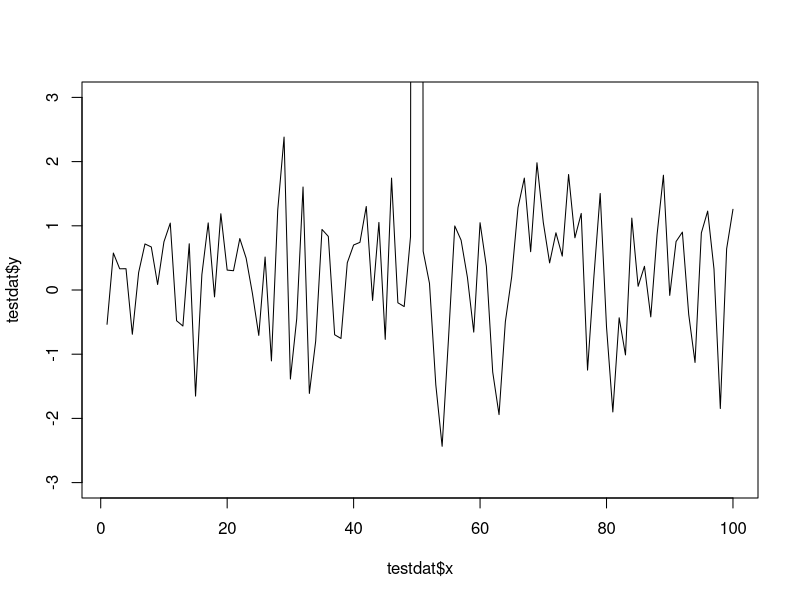
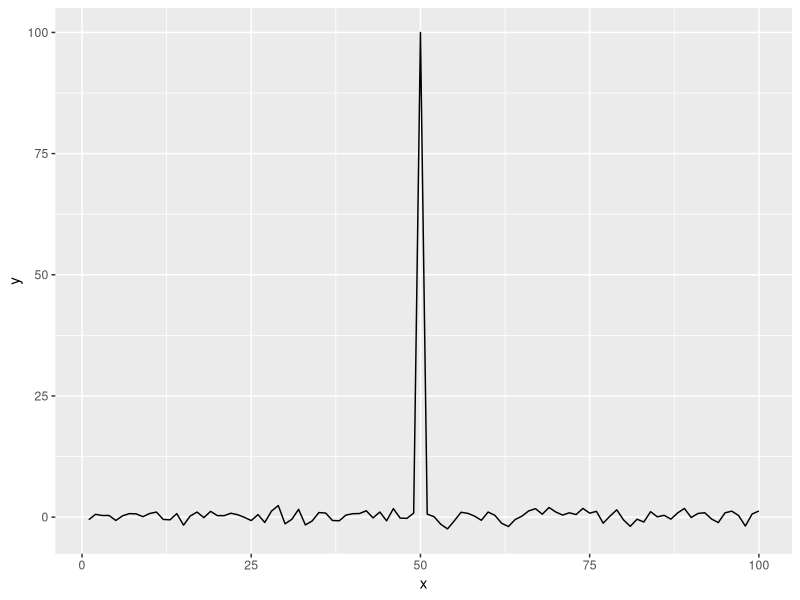
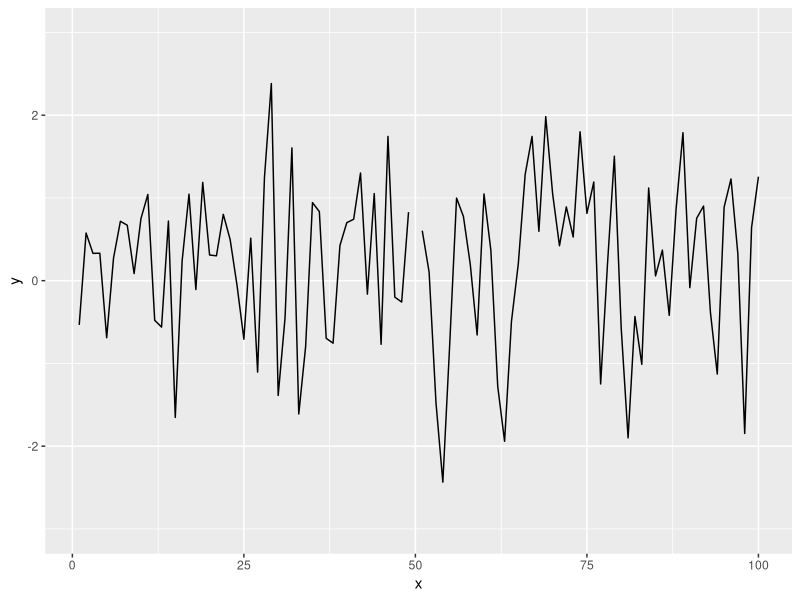
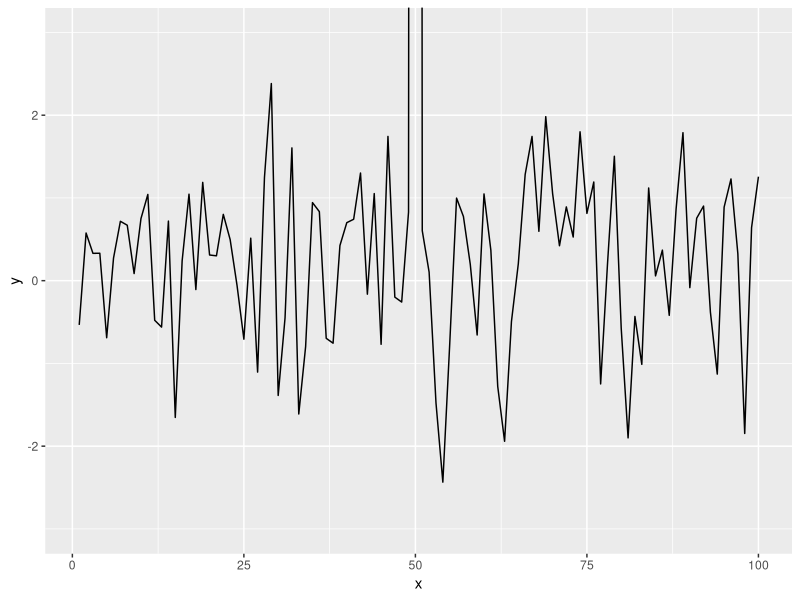

The R script that drew these images, in order: (Note: this script raises an error after producing the figures.)
# Delimitar los rangos de los ejes
library(ggplot2)
testdat <- data.frame(x = 1:100, y = rnorm(100))
testdat[50, 2] <- 100
plot(testdat$x, testdat$y, type = "l", ylim = c(-3, 3))
g <- ggplot(testdat, aes(x = x, y = y))
g + geom_line()
# Se incluyen sólo los valores dentro del rango
g + geom_line() + ylim(-3, 3)
# Se incluyen todos los valores dentro del rango
g + geom_line() + coord_cartesian(ylim = c(-3, 3))
# Mostrar las relación entre variables, tertiles
cutpoints <- quantile(maacs$logno2_new, seq(0, 1, length = 4), na.rm = TRUE)
maacs$no2dec <- cut(maacs$logno2_new, cutpoints)
levels(maacs$no2dec)
# Generación de la gráfica
g <- ggplot(maacs, aes(logpm25, NocturnalSympt))
# Agregar capas
g + geom_point(alpha = 1/3)
  + facet_wrap(bmicat ~ no2dec, nrow = 2, ncol = 4)
  + geom_smooth(method = "lm", se = FALSE, col = "steelblue")
  + theme_bw(base_family = "Avenir", base_size = 10)
  + labs(x = expression("log "*PM[2.5]))
  + labs(y = "Nocturnal Symptoms")
  + labs(title = "MAACS Cohort")